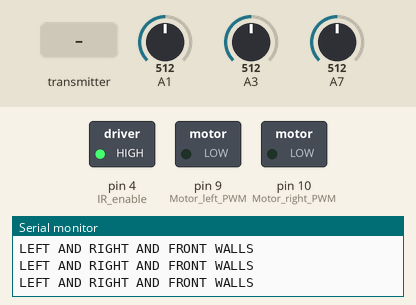
Recording of a sketch running on a simulated Arduino Nano, built with avr-gcc and run on an emulated ATmega328P. On the bench: switched loads named in the sketch (green lamp = pin HIGH), the last lines printed to the serial monitor. Dashed ring = blinking. Inputs (shaded band) come from the test bench; at power-on: A1 = 512, A3 = 512, A7 = 512. No radio packets arrive unless stated.

Above: at 1.2 s.
1.3 s: the transmitter starts sending coord.1 = 256
At 1.8 s:
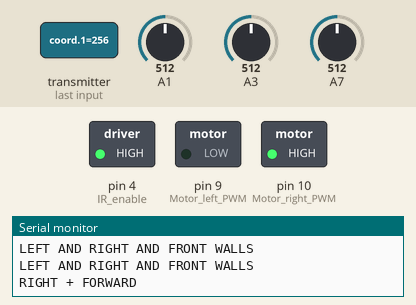
4.3 s: the transmitter starts sending coord.3 = 512
At 5.3 s:
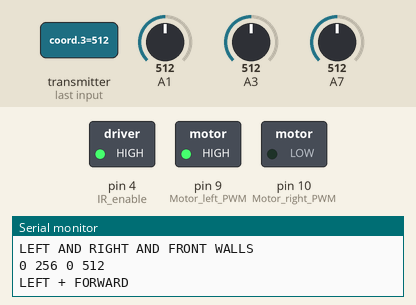
7.3 s: the transmitter starts sending coord.0 = 256
At 9.0 s:
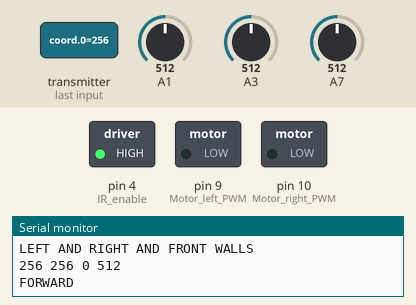
10.2 s: the transmitter starts sending coord.2 = 512
At 11.7 s:
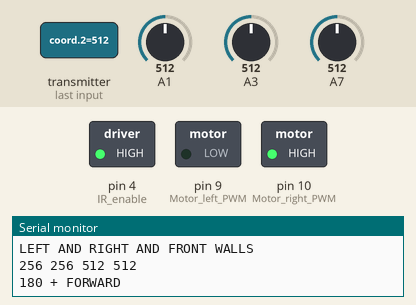
Timing chart, 0 to 20.2 s (numbered marks = the images above; inputs shaded):
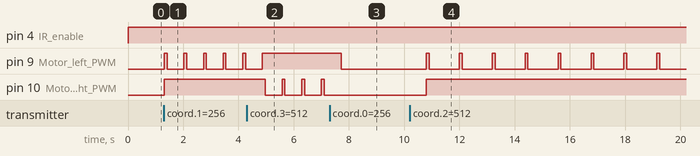

The sketch:

Compile.ino
```cpp
#include <SPI.h>
#include <nRF24L01.h>
#include <RF24.h>

RF24 radio(7, 8); // CE, CSN

const byte address[6] = "CA100820";
// pin config for basic platform test

int IR_enable=4;
int IR_threshold= 990;
int Motor_right_PWM = 10;  //   0 (min speed) - 255 (max speed)
int Motor_right_direction = 5;  //   0 Forward - 1 Reverse
int Motor_left_PWM = 9;    //   0 (min speed) - 255 (max speed)
int Motor_left_direction = 6;   //   0 Forward - 1 Reverse
#define Forward 1
#define Reverse 0

int Left_forward_speed=0;
int Right_forward_speed=0;
int Left_reverse_speed=255;
int Right_reverse_speed=255;

int direction = 0;
float right_dir = 0;
float left_dir = 0;
float distance;

/*void Distance_readings() {
  float leftDistance = (2 * PI * 0.15 * Left_counter) / 250.0;
  float rightDistance = (2 * PI * 0.15 * Right_counter) / 250.0;
  distance = (leftDistance + rightDistance)/2.0;


  Serial.print("Distance traveled: \n");
  Serial.print(distance);
}*/
void forward() {
  analogWrite(Motor_right_PWM,Right_forward_speed); // right motor
  digitalWrite(Motor_right_direction,Forward); //right
  analogWrite(Motor_left_PWM,Left_forward_speed); // left
  digitalWrite(Motor_left_direction,Forward); //left
  delay(900);


}

void Stop(){ // set speeds to 0
  analogWrite(Motor_right_PWM,255); // right motor
  digitalWrite(Motor_right_direction,Forward);
  analogWrite(Motor_left_PWM,255); // left
  digitalWrite(Motor_left_direction,Forward); //left
  //MsTimer2::start();
}

void left(){
  Stop();
  delay(100);

  direction--;
  if (direction < 0) {
    direction = 3;
  }

  analogWrite(Motor_right_PWM,Right_forward_speed);
  digitalWrite(Motor_right_direction,Forward);
  analogWrite(Motor_left_PWM,Left_reverse_speed); // left
  digitalWrite(Motor_left_direction,Reverse); //left
  delay(480);

}

void right(){
  Stop();
  delay(100);

  direction++;
  if (direction > 3){
    direction = 0;
  }

  analogWrite(Motor_left_PWM,Left_forward_speed); // left
  digitalWrite(Motor_left_direction,Forward); //left
  analogWrite(Motor_right_PWM,Right_reverse_speed);
  digitalWrite(Motor_right_direction,Reverse);
  delay(480);

}

void reverse() {
  Stop();
  delay(100);

  direction = direction + 2;
  if (direction == 4) {
    direction = 0;
  }
  else if (direction == 5) {
    direction = 1;
  }

  analogWrite(Motor_left_PWM,Right_forward_speed);
  digitalWrite(Motor_left_direction,Forward);
  analogWrite(Motor_right_PWM,Left_reverse_speed); // left
  digitalWrite(Motor_right_direction,Reverse); //left
  delay(960);
}

void Direction_readings() {
  Serial.print("Direction: \n");
  Serial.print(direction);
}

void setup() {
// initialize serial communication at 9600 bits per second:
 Serial.begin(9600);
// initialize Ports
  pinMode(IR_enable, OUTPUT);
  radio.begin();
  radio.openWritingPipe(address);
  radio.openReadingPipe(0,address);
  radio.setPALevel(RF24_PA_MIN);
  radio.startListening();

  pinMode(Motor_left_PWM, OUTPUT);
  pinMode(Motor_right_PWM, OUTPUT);
}

// Variables for 5 IR proximity sensors
int IR_right,IR_front,IR_left;

void IR_proximity_read(){    // read IR sensors
  int n=5;  // average parameter
  digitalWrite(IR_enable, HIGH);  //IR Enable
  IR_right=0;
  IR_front=0;
  IR_left=0;
  for (int i=0;i<n;i++){
    IR_left+=analogRead(A3);
    IR_front+=analogRead(A1);
    IR_right+=analogRead(A7);
    delay(5);
  }
  IR_right/=n;
  IR_front/=n;
  IR_left/=n;
}

void Obstacle_avoidance(int direction) {
  bool front_obstacle = IR_front < IR_threshold;
  bool right_obstacle = IR_right < IR_threshold;
  bool left_obstacle = IR_left < IR_threshold;

  // Reset walls array
  int walls[4] = {0};

  // Calculate index for the walls array based on orientation
  int wall_index = direction;

  // Set appropriate wall based on obstacle and orientation
  if (front_obstacle && right_obstacle && left_obstacle) {
    Serial.println("LEFT AND RIGHT AND FRONT WALLS");
    walls[wall_index] = 1;
    walls[(wall_index + 1) % 4] = 1;
    walls[(wall_index + 3) % 4] = 1;
  }
  else if (front_obstacle && right_obstacle) {
    Serial.println("RIGHT AND FRONT WALLS");
    walls[wall_index] = 1;
    walls[(wall_index + 1) % 4] = 1;
  }
  else if (front_obstacle && left_obstacle) {
    Serial.println("LEFT AND FRONT WALLS");
    walls[wall_index] = 1;
    walls[(wall_index + 3) % 4] = 1;
  }
  else if (right_obstacle && left_obstacle) {
    Serial.println("RIGHT AND LEFT WALL");
    walls[(wall_index + 1) % 4] = 1;
    walls[(wall_index + 3) % 4] = 1;
  }
  else if (right_obstacle) {
    Serial.println("RIGHT WALL");
    walls[(wall_index + 1) % 4] = 1;
  }
  else if (left_obstacle) {
    Serial.println("LEFT WALL");
    walls[(wall_index + 3) % 4] = 1;
  }
  else if (front_obstacle) {
    Serial.println("FRONT WALL");
    walls[wall_index] = 1;
  }
  else {
    Serial.println("NO WALLS");
  }

  // Send walls array over radio
  radio.write(walls, sizeof(walls));
}


void Receive_Coordinates(){
  if(radio.available()) {
    int coord[4];
    radio.read(&coord, sizeof(coord));
    for(int i=0; i<sizeof(coord) / sizeof(coord[0]); i++){
      Serial.print(coord[i]);
      Serial.print(" ");
    }
  }
  Serial.println();
}
// send IR readings to Serial Monitor

void Send_sensor_readings(){
 Serial.print(IR_left);
 Serial.print(',');
 Serial.print(IR_front);
 Serial.print(',');
 Serial.println(IR_right);
}

void MoveToCoordinates(int current_direction, int current_x, int current_y, int desired_x, int desired_y) {
  // Calculate the change in coordinates
  int dx = desired_x - current_x;
  int dy = desired_y - current_y;

  // Determine the movement action based on the current orientation
  if (current_direction == 0) { // Facing positive y-axis
    if (dx > 0) {
        Serial.println("RIGHT + FORWARD");
        right();
    }
    else if(dx < 0){
        Serial.println("LEFT + FORWARD");
        left();
      }
     else if (dy > 0) {
        Serial.println("180 + FORWARD");
        reverse();
    }
    else if(dy < 0){
        Serial.println("FORWARD");
        forward();
      }
  }
  else if (current_direction == 1) { // Facing positive y-axis
    if (dx > 0) {
        Serial.println("FORWARD");
        forward();
    }
    else if(dx < 0){
        Serial.println("180 + FORWARD");
        reverse();
      }
     else if (dy > 0) {
        Serial.println("RIGHT + FORWARD");
        right();
    }
    else if(dy < 0){
        Serial.println("LEFT + FORWARD");
        left();
      }
  }
  else if (current_direction == 2) { // Facing positive y-axis
    if (dx > 0) {
        Serial.println("LEFT + FORWARD");
        left();
    }
    else if(dx < 0){
        Serial.println("RIGHT + FORWARD");
        right();
      }
     else if (dy > 0) {
        Serial.println("FORWARD");
        forward();
    }
    else if(dy < 0){
        Serial.println("180 + FORWARD");
        reverse();
      }
  }
  else if (current_direction == 3) { // Facing positive y-axis
    if (dx > 0) {
        Serial.println("180 + FORWARD");
        reverse();
    }
    else if(dx < 0){
        Serial.println("FORWARD");
        forward();
      }
     else if (dy > 0) {
        Serial.println("LEFT + FORWARD");
        left();
    }
    else if(dy < 0){
        Serial.println("RIGHT + FORWARD");
        right();
      }
  }
}

// the loop routine runs over and over again forever:
void loop() {
 int direction = 0;
 IR_proximity_read();
 //Send_sensor_readings();
 radio.stopListening();
 Obstacle_avoidance(direction);
 radio.startListening();
 Receive_Coordinates();
 delay(100);        // delay in between reads for stability

 // Example usage of MoveToCoordinates
  int current_direction = 3; // Assuming the robot is initially facing positive y-axis
  if (radio.available()) {
      int coord[4];
      radio.read(&coord, sizeof(coord));
      int current_x = coord[0]; // Current x-coordinate
      int current_y = coord[1]; // Current y-coordinate
      int desired_x = coord[2]; // Desired x-coordinate
      int desired_y = coord[3]; // Desired y-coordinate

  // Call MoveToCoordinates function
  MoveToCoordinates(current_direction, current_x, current_y, desired_x, desired_y);
}
}
```

Measured:
- after the input at 1.3 s, pin 9 (Motor_left_PWM): alternates HIGH for 0.10 s and LOW for 0.61 s, starting at once; pin 10 (Motor_right_PWM): LOW → HIGH at once
- after the input at 4.3 s, pin 9 (Motor_left_PWM): goes on until 4.9 s, then stays HIGH; pin 10 (Motor_right_PWM): alternates HIGH for 0.10 s and LOW for 0.61 s, starting after 0.67 s
- after the input at 7.3 s, pin 9 (Motor_left_PWM): HIGH → LOW after 0.41 s; pin 10 (Motor_right_PWM): stops changing and stays LOW
- after the input at 10.2 s, pin 9 (Motor_left_PWM): alternates HIGH for 0.10 s and LOW for 1.1 s, starting after 0.61 s; pin 10 (Motor_right_PWM): LOW → HIGH after 0.61 s
